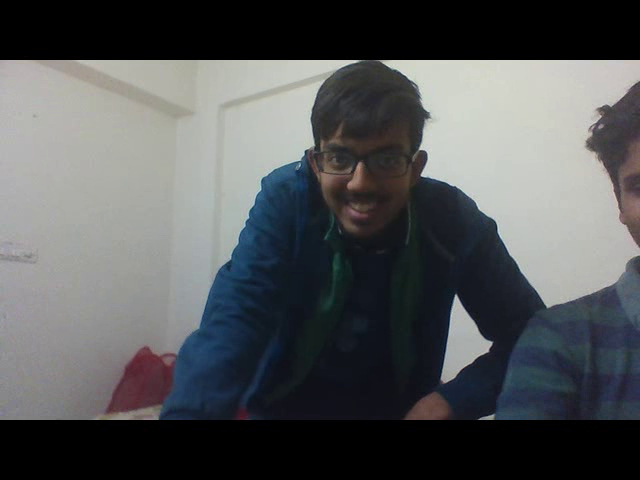
#> input picture frame 30 of output1.avi, 640 x 480 px
$ jupyter execute smile_detector.ipynb
#> lines starting #> are read from the running program, lines starting #| are printed output that depends on the picture; long printed decimals are rounded
[cell 1]
import cv2
import numpy as np

smile_cascade = cv2.CascadeClassifier("smile.xml")
face_cascade = cv2.CascadeClassifier("frontalface_default.xml")

cap = cv2.VideoCapture('output1.avi')


fps = cap.get(cv2.CAP_PROP_FPS)
ctr1=0
while(cap.isOpened()):

    ret, img = cap.read()
#> img is the input picture: shape (480, 640, 3); mean B, G, R 87.8, 86.2, 84.2
    if ret== True:
        gray = cv2.cvtColor(img, cv2.COLOR_BGR2GRAY)
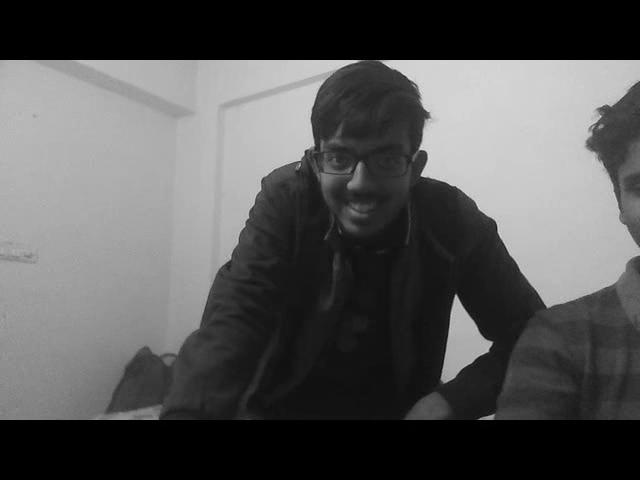
#> gray: shape (480, 640); min 0, max 227, mean 85.8
        faces = face_cascade.detectMultiScale(gray, 1.3, 5)
#> faces = ()

        for (x,y,w,h) in faces:
            cv2.rectangle(img, (x,y), (x+w, y+h), (255,0,0), 2)

            roi_gray = gray[y:y+h, x:x+w]
            roi_color = img[y:y+h, x:x+w]

            smile = smile_cascade.detectMultiScale(roi_gray,9.4,1)

            if len(smile) != 0:
                ctr1+=1
            for (ex, ey, ew, eh) in smile:
                cv2.rectangle(roi_color, (ex,ey), (ex+ew, ey+eh), (0,255,0), 2)
#> this loop made 0 passes
#> after the loop, ctr1 = 0


        cv2.imshow('img', img)
        k = cv2.waitKey(30) & 0xff
#> (key q is pressed here)
        if k == 27:
            break
    else:
        break

cap.release()
cv2.destroyAllWindows()

[cell 2]
print("the time he was smiling was %f secs" %(float(ctr1)/fps))
#| the time he was smiling was 0 secs

[cell 3]
import numpy as np
import cv2

cap = cv2.VideoCapture(0)

# Define the codec and create VideoWriter object
fourcc = cv2.VideoWriter_fourcc(*'XVID')
#> fourcc = 1145656920
out = cv2.VideoWriter('output1.avi',fourcc, 20.0, (640,480))

while(cap.isOpened()):
    ret, frame = cap.read()
    if ret==True:
        # write the frame
        out.write(frame)

        cv2.imshow('frame',frame)
        if cv2.waitKey(1) & 0xFF == ord('q'):
#> (key q is pressed here)
            break
    else:
        break

# Release everything if job is finished
cap.release()
out.release()
cv2.destroyAllWindows()


$ run again, starting later in the video
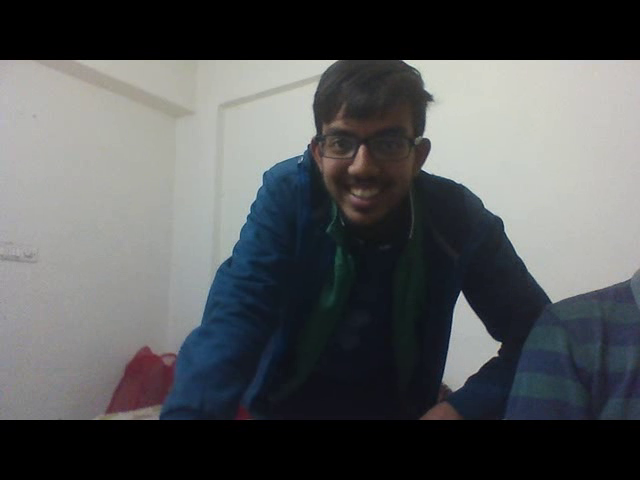
#> input picture frame 139 of output1.avi, 640 x 480 px
#> img is the input picture: shape (480, 640, 3); mean B, G, R 88.5, 87.2, 85.1
#> `gray = cv2.cvtColor(img, cv2.COLOR_BGR2GRAY)`:
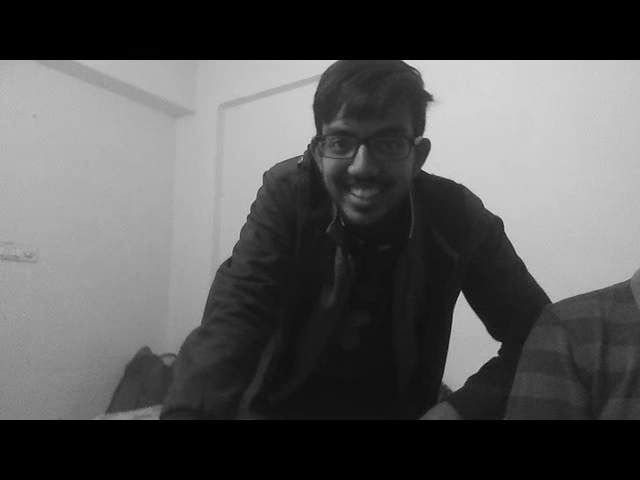
#> gray: shape (480, 640); min 0, max 222, mean 86.7
#> faces = ()
#> after the loop `for (x,y,w,h) in faces:`: ctr1 = 0
#| the time he was smiling was 0.05 secs
#> fourcc = 1145656920

$ run again, starting later in the video
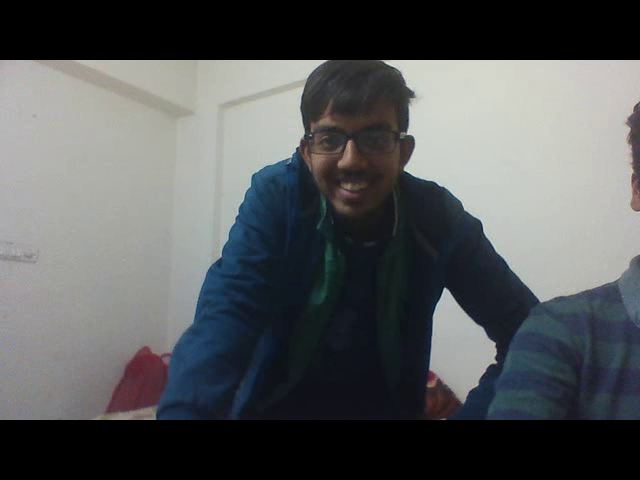
#> input picture frame 247 of output1.avi, 640 x 480 px
#> img is the input picture: shape (480, 640, 3); mean B, G, R 90, 88.8, 86.5
#> `gray = cv2.cvtColor(img, cv2.COLOR_BGR2GRAY)`:
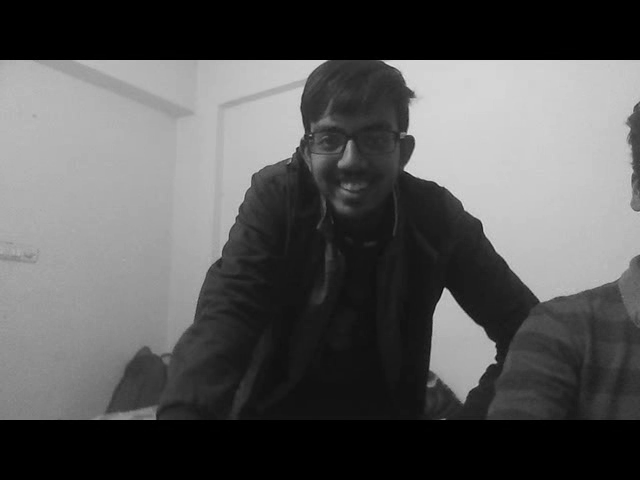
#> gray: shape (480, 640); min 0, max 224, mean 88.3
#> faces = ()
#> after the loop `for (x,y,w,h) in faces:`: ctr1 = 0
#| the time he was smiling was 0 secs
#> fourcc = 1145656920
